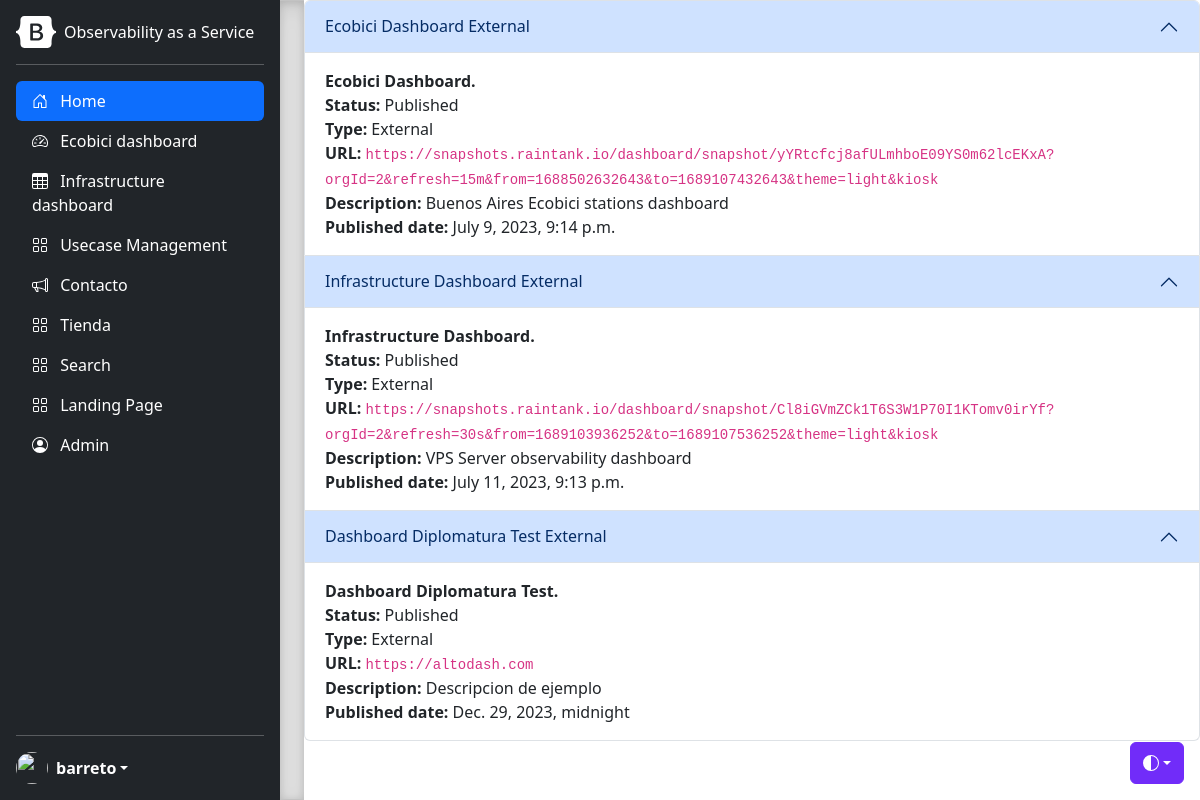
The page / (signed in) on the database its author committed.
### dashboards/models.py (models this page shows, shortened)
class Dashboards(models.Model):
    draft = "Draft"
    published = "Published"
    retired = "Retired"
    custom = "Custom"
    external = "External"
    DASHBOARD_STATUS = (
        (draft, "Draft"),
        (published, "Published"),
        (retired, "Retired")
    )
    DASHBOARD_TYPE = (
        (custom, "Custom"),
        (external, "External"),
    )
    status = models.CharField(max_length=50, choices=DASHBOARD_STATUS, default=draft)
    dashboard_type = models.CharField(max_length=50, choices=DASHBOARD_TYPE, default=custom)
    name = models.CharField(max_length=200)
    url = models.CharField(max_length=200)
    description = models.CharField(max_length=200)
    published_date = models.DateTimeField('Published Date')
    image = models.ImageField(default='grafana_logo_icon_171048.png', blank=True, null=True)
    def __str__(self):
        return self.name + ' ' + str(self.dashboard_type)

### dashboards/views.py (the view)
# urls.py: path('', views.index, name='main'),
def index(request):
    params = {}
    params['page_name'] = 'Observability Insights'
    params['page'] = 'index.html'
    params['data'] = Dashboards.objects.all()
    return render(request, 'dashboards/index.html', params)

### templates/dashboards/index.html
{% extends "layout.html" %}
{% block main %}
<div class="accordion" id="accordionExample">
  {% for item in data %}
  <div class="accordion-item">
    <h2 class="accordion-header">
      <button class="accordion-button" type="button" data-bs-toggle="collapse" data-bs-target="#collapseOne" aria-expanded="true" aria-controls="collapseOne">
        {{item}}
      </button>
    </h2>
    <div id="collapseOne" class="accordion-collapse collapse show" data-bs-parent="#accordionExample">
      <div class="accordion-body">
        <strong>{{item.name}}.</strong><br \>
        <b>Status: </b>{{item.status}}<br \>
        <b>Type: </b>{{item.dashboard_type}}<br \>
        <b>URL: </b><code>{{item.url}}</code><br \>
        <b>Description: </b>{{item.description}}<br \>
        <b>Published date: </b>{{item.published_date}}<br \>
      </div>
    </div>
  </div>
  {% endfor %}
</div>
{% endblock %}

### templates/dashboards/sidebar.html (shortened to what this page needs)
<main class="d-flex flex-nowrap">
    <div class="d-flex flex-column flex-shrink-0 p-3 text-bg-dark" style="width: 280px;">
      <a href="/" class="d-flex align-items-center mb-3 mb-md-0 me-md-auto text-white text-decoration-none">
        <svg class="bi pe-none me-2" width="40" height="32"><use xlink:href="#bootstrap"/></svg>
        <span class="fs-6">Observability as a Service</span>
      </a>
      <hr>
      <ul class="nav nav-pills flex-column mb-auto">
        <li class="nav-item">
          {% if 'index' in page %}
          <a href="{% url 'main' %}" class="nav-link active" aria-current="page">
          {% else %}
          <a href="{% url 'main' %}" class="nav-link text-white" aria-current="page">
          {% endif %}
            <svg class="bi pe-none me-2" width="16" height="16"><use xlink:href="#home"/></svg>
            Home
          </a>
        </li>
        <li>
          {% if 'ecobici' in page %}
          <a href="{% url 'ecobici' %}" class="nav-link text-white active">
          {% else %}
          <a href="{% url 'ecobici' %}" class="nav-link text-white">
          {% endif %}
            <svg class="bi pe-none me-2" width="16" height="16"><use xlink:href="#speedometer2"/></svg>
            Ecobici dashboard
          </a>
        </li>
        <li>
          {% if 'infrastructure' in page %}
          <a href="{% url 'infrastructure' %}" class="nav-link text-white active">
          {% else %}
          <a href="{% url 'infrastructure' %}" class="nav-link text-white">
          {% endif %}
            <svg class="bi pe-none me-2" width="16" height="16"><use xlink:href="#table"/></svg>
            Infrastructure dashboard
          </a>
        </li>
        <li>
          {% if 'cargar' in page %}
          <a href="{% url 'cargar' %}" class="nav-link text-white active">
          {% else %}
          <a href="{% url 'cargar' %}" class="nav-link text-white">
          {% endif %}
            <svg class="bi pe-none me-2" width="16" height="16"><use xlink:href="#grid"/></svg>
            Usecase Management
          </a>
        </li>
        <li>
          {% if not page %}
          <a href="{% url 'contacto' %}" class="nav-link text-white active">
          {% else %}
          <a href="{% url 'contacto' %}" class="nav-link text-white">
          {% endif %}
            <svg class="bi pe-none me-2" width="16" height="16"><use xlink:href="#contact"/></svg>
            Contacto
          </a>
        </li>
        <li>
          {% if 'usecases' in page %}
          <a href="{% url 'usecases' %}" class="nav-link text-white active">
          {% else %}
          <a href="{% url 'usecases' %}" class="nav-link text-white">
          {% endif %}
            <svg class="bi pe-none me-2" width="16" height="16"><use xlink:href="#grid"/></svg>
            Tienda
          </a>
        </li>
        <li>
          {% if 'search' in page %}
          <a href="{% url 'search' %}" class="nav-link text-white active">
            {% else %}
            <a href="{% url 'search' %}" class="nav-link text-white">
              {% endif %}
              <svg class="bi pe-none me-2" width="16" height="16"><use xlink:href="#grid"/></svg>
              Search
            </a>
          </li>
          <li>
            {% if 'landing' in page %}
            <a href="{% url 'landing' %}" class="nav-link text-white active">
              {% else %}
              <a href="{% url 'landing' %}" class="nav-link text-white">
                {% endif %}
                <svg class="bi pe-none me-2" width="16" height="16"><use xlink:href="#grid"/></svg>
                Landing Page
              </a>
            </li>
        {% if request.user.is_authenticated %}
        <li>
          {% if 'admin' in page %}
          <a href="{% url 'admin:index' %}" target="_blank" class="nav-link text-white active">
          {% else %}
          <a href="{% url 'admin:index' %}" target="_blank" class="nav-link text-white">
          {% endif %}
            <svg class="bi pe-none me-2" width="16" height="16"><use xlink:href="#people-circle"/></svg>
            Admin
          </a>
        </li>
        {% endif %}
      </ul>
      <hr>
      <div class="dropdown">
        <a href="{% url 'login' %}" class="d-flex align-items-center text-white text-decoration-none dropdown-toggle" data-bs-toggle="dropdown" aria-expanded="false">
          {% if request.user.is_authenticated %}
          <img src="https://lh3.googleusercontent.com/a/ACg8ocLZyZZMJswZGRTlwg3FVYYXhqAl7D8DThuAMM38xc2SgYM=s376-c-no" alt="" width="32" height="32" class="rounded-circle me-2">
          <strong>{{ request.user }}</strong>
          {% else %}
          <img src="https://media.istockphoto.com/id/1087531642/vector/male-face-silhouette-or-icon-man-avatar-profile-unknown-or-anonymous-person-vector.jpg?s=612x612&w=0&k=20&c=FEppaMMfyIYV2HJ6Ty8tLmPL1GX6Tz9u9Y8SCRrkD-o=" alt="" width="32" height="32" class="rounded-circle me-2">
          <strong>Unkown</strong>
          {% endif %}
        </a>
      </div>
    </div>
    <div class="b-example-divider b-example-vr"></div>

### rows shown on the page
Dashboards: name+dashboard_type "Ecobici Dashboard External", name "Ecobici Dashboard", status "Published", dashboard_type "External", url "https://snapshots.raintank.io/dashboard/snapshot/yYRtcfcj8afULmhboE09YS0m62lcEKxA?orgId=2&refresh=15m&from=1688502632643&to=1689107432643&theme=light&kiosk", description "Buenos Aires Ecobici stations dashboard", published_date "July 9, 2023, 9:14 p.m."
Dashboards: name+dashboard_type "Infrastructure Dashboard External", name "Infrastructure Dashboard", status "Published", dashboard_type "External", url "https://snapshots.raintank.io/dashboard/snapshot/Cl8iGVmZCk1T6S3W1P70I1KTomv0irYf?orgId=2&refresh=30s&from=1689103936252&to=1689107536252&theme=light&kiosk", description "VPS Server observability dashboard", published_date "July 11, 2023, 9:13 p.m."
Dashboards: name+dashboard_type "Dashboard Diplomatura Test External", name "Dashboard Diplomatura Test", status "Published", dashboard_type "External", url "https://altodash.com", description "Descripcion de ejemplo", published_date "Dec. 29, 2023, midnight"

### other values the page prints
{{ request.user }} "barreto"
